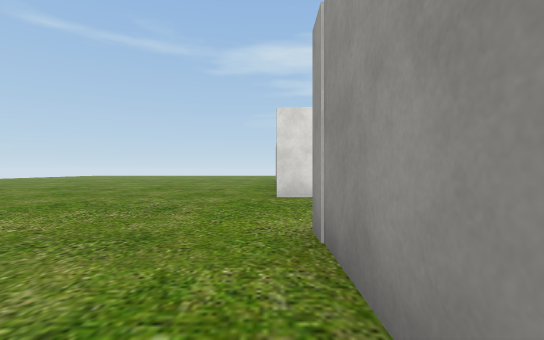
View 1 (above)

24 first-person views from a walk through a 3-D level made in the Unity game engine. The camera is 1.2 m above the floor, looks level and sees 85° across. The floor is counted in squares, 2 m on a side. Each view is taken from the middle of a square. On the plan, view 1 faces up. The plan holds only what a view shows up to about 9 squares ahead; the rest is blank. The place goes on beyond the plan. The player character is not drawn. Some surface patterns are stand-ins.

View 2
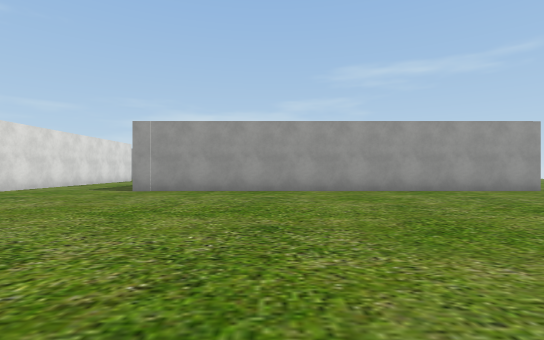

View 3
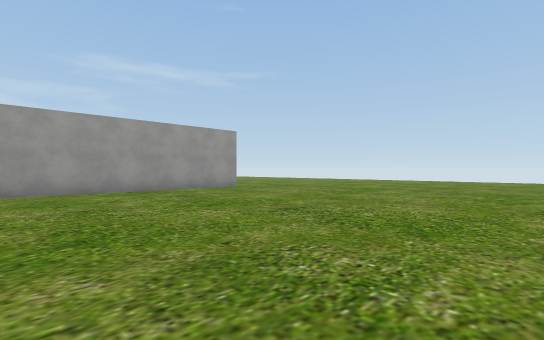

View 4
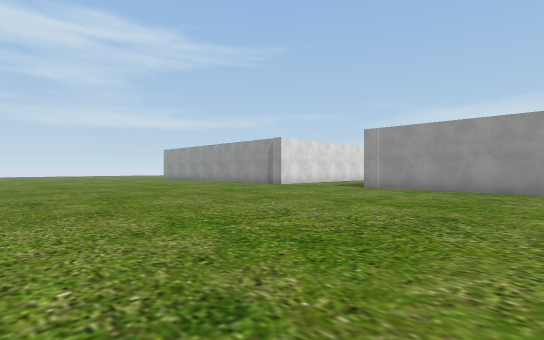

View 5
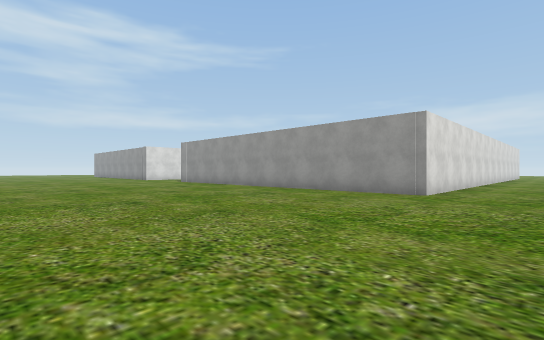

View 6
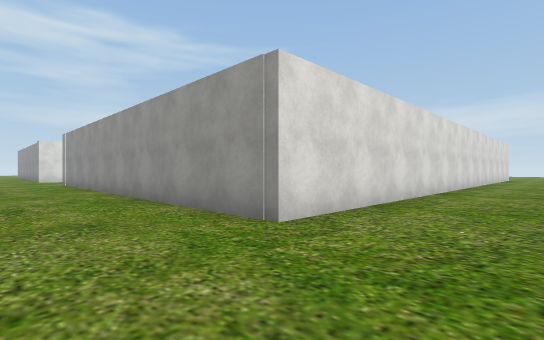

View 7
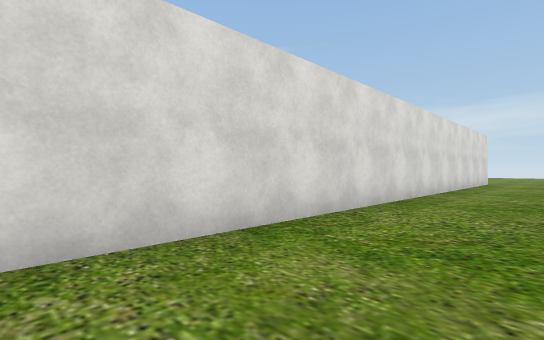

View 8
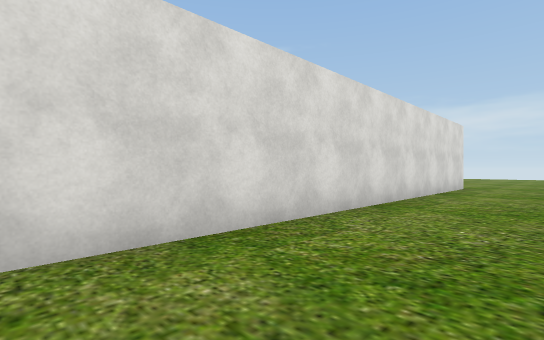

View 9
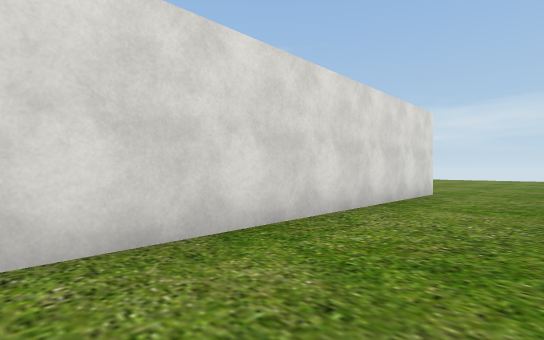

View 10
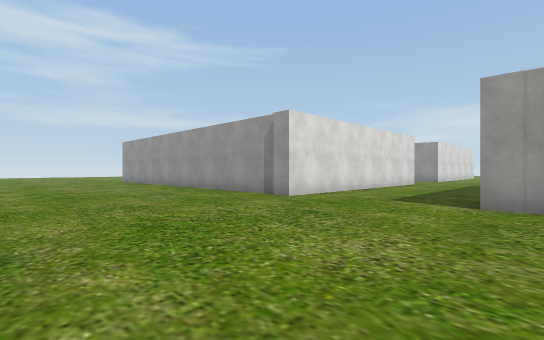

View 11
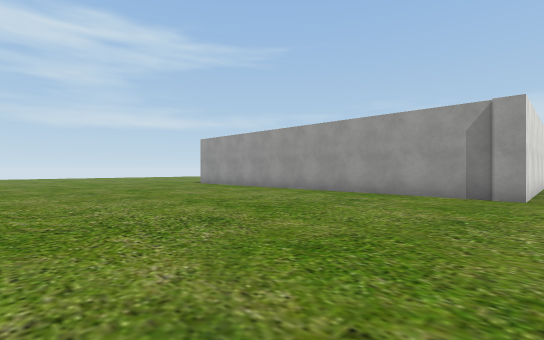

View 12
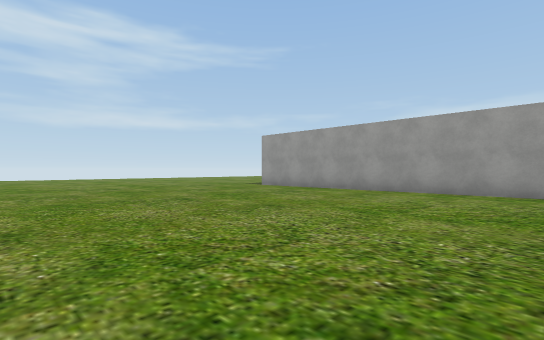

View 13
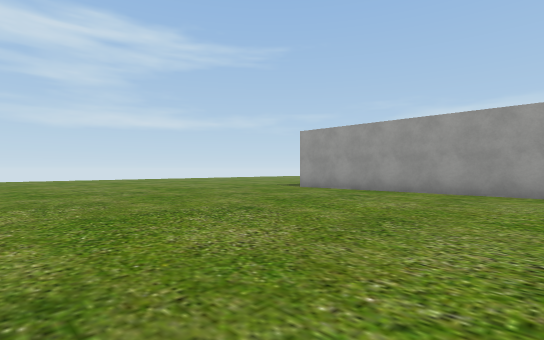

View 14
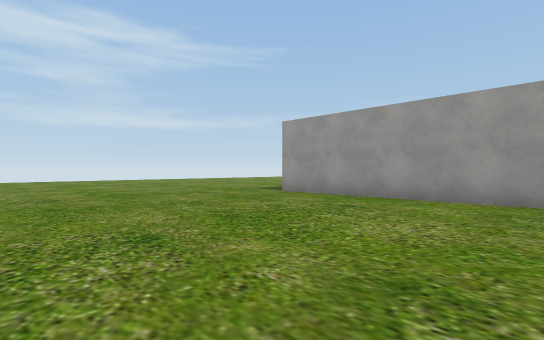

View 15
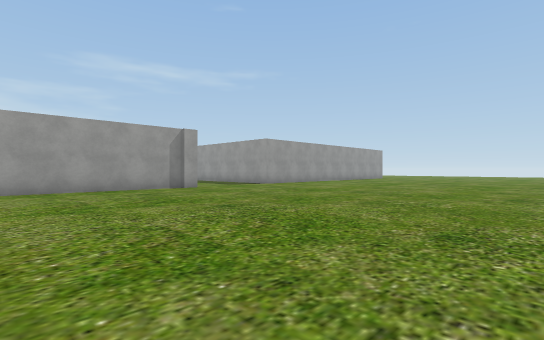

View 16
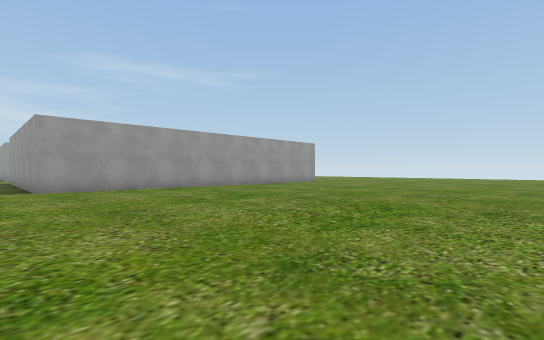

View 17
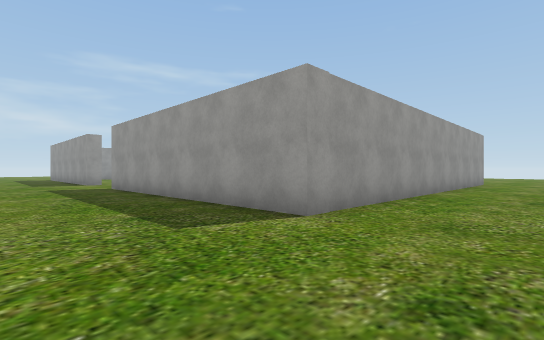

View 18
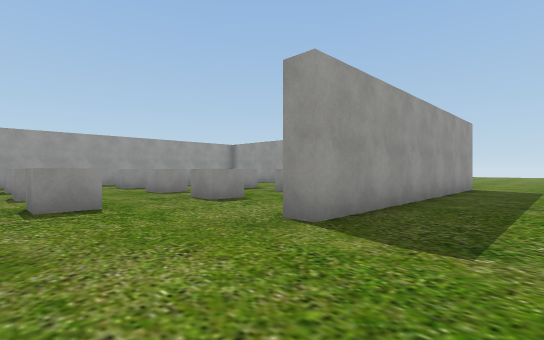

View 19
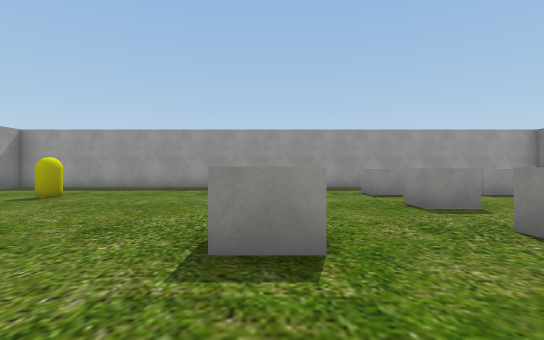

View 20
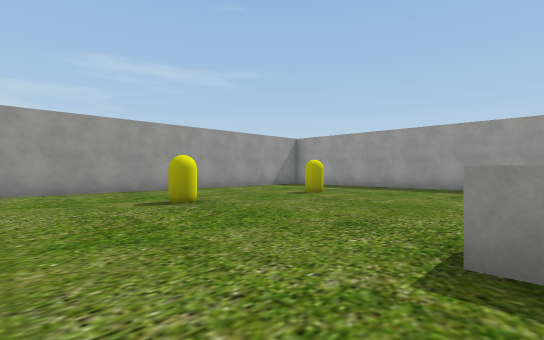

View 21
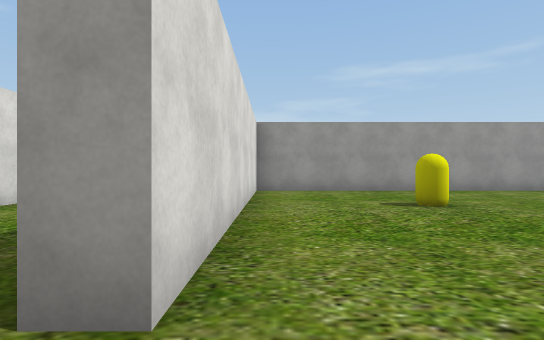

View 22
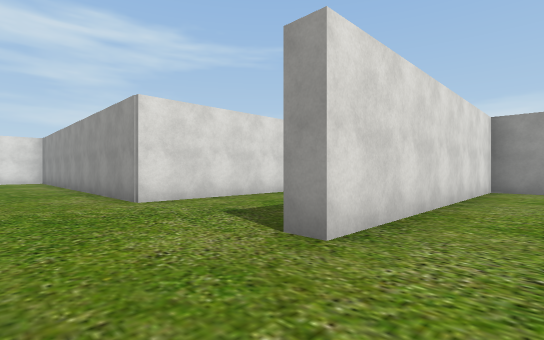

View 23
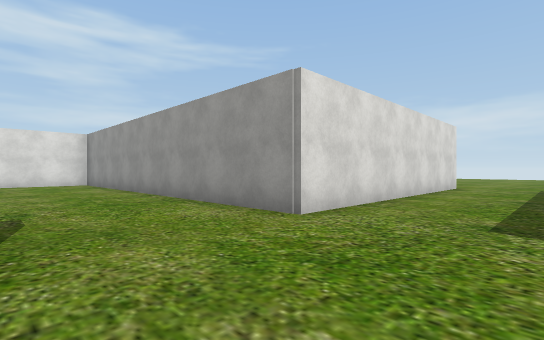

View 24
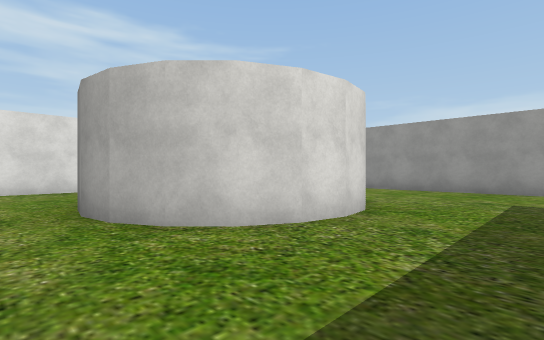

### Floor plan
Points are (right, up) in squares from view 1. A wall is a line through its corners. A room is listed if a view was taken in it or the views show most of it. See-through windows are left out.
Room 1 (views 1, 2, 3, 4, 5, 6, 7, 8, 9, 10, 11, 12, 13, 14, 15, 16, 17, 18, 23, 24)
walls: (4.9, 6.5) (0.2, 6.5) (0.2, 17.9); (6.1, 10.2) (5.4, 10) (4.6, 10.1) (4, 10.5) (3.4, 11) (3.1, 11.7) (3, 12.4) (3.1, 13.2); (11.1, 2.4) (11.1, 3); (4, 17.2) (2.4, 17.2); (18.1, 6.5) (11.1, 6.5) (11.1, 13.6); (18.9, -8.7) (0.4, -8.7) (0.4, 2.9) (8.3, 2.9) (8.3, 2.4)
ways out: opening at (10, 2.7) to room 2; opening at (19, 5); opening at (20, -10)
Room 2 (views 19, 20, 21, 22)
walls: (10.4, -8.2) (12.6, -8.2); (18.6, -5.9) (18.6, 2.4) (11.1, 2.4)
ways out: opening at (10, 2.7) to room 1
objects: cube (5, -6) to (5, -5); cube (5, -1) to (5, 0); cube (7, -6) to (7, -5); cube (7, -3); cube (7, -1) to (7, 0); cube (10, -6) to (10, -5); cube (10, -3); cube (10, -1) to (10, 0); yellow capsule (15, -4); yellow capsule (15, -1)

Positions as (right, up) in squares from view 1, and headings:
1: (0, 0), facing up
2: (-8, -1), facing right
3: (-8, -2), facing down-right
4: (-9, -2), facing up-right
5: (-7, -11), facing up-right
6: (-2, -11), facing up-right
7: (4, -11), facing up-right
8: (8, -11), facing up-right
9: (11, -11), facing up-right
10: (-5, 2), facing up-right
11: (-7, 6), facing up-right
12: (-8, 9), facing up-right
13: (-8, 11), facing up-right
14: (-6, 12), facing up-right
15: (-9, 12), facing down-right
16: (-9, 4), facing down-right
17: (-2, 6), facing down-right
18: (11, 5), facing down-left
19: (10, 2), facing down
20: (10, 2), facing down-right
21: (10, 2), facing right
22: (9, 1), facing up-right
23: (8, 4), facing up-right
24: (2, 8), facing up-right
